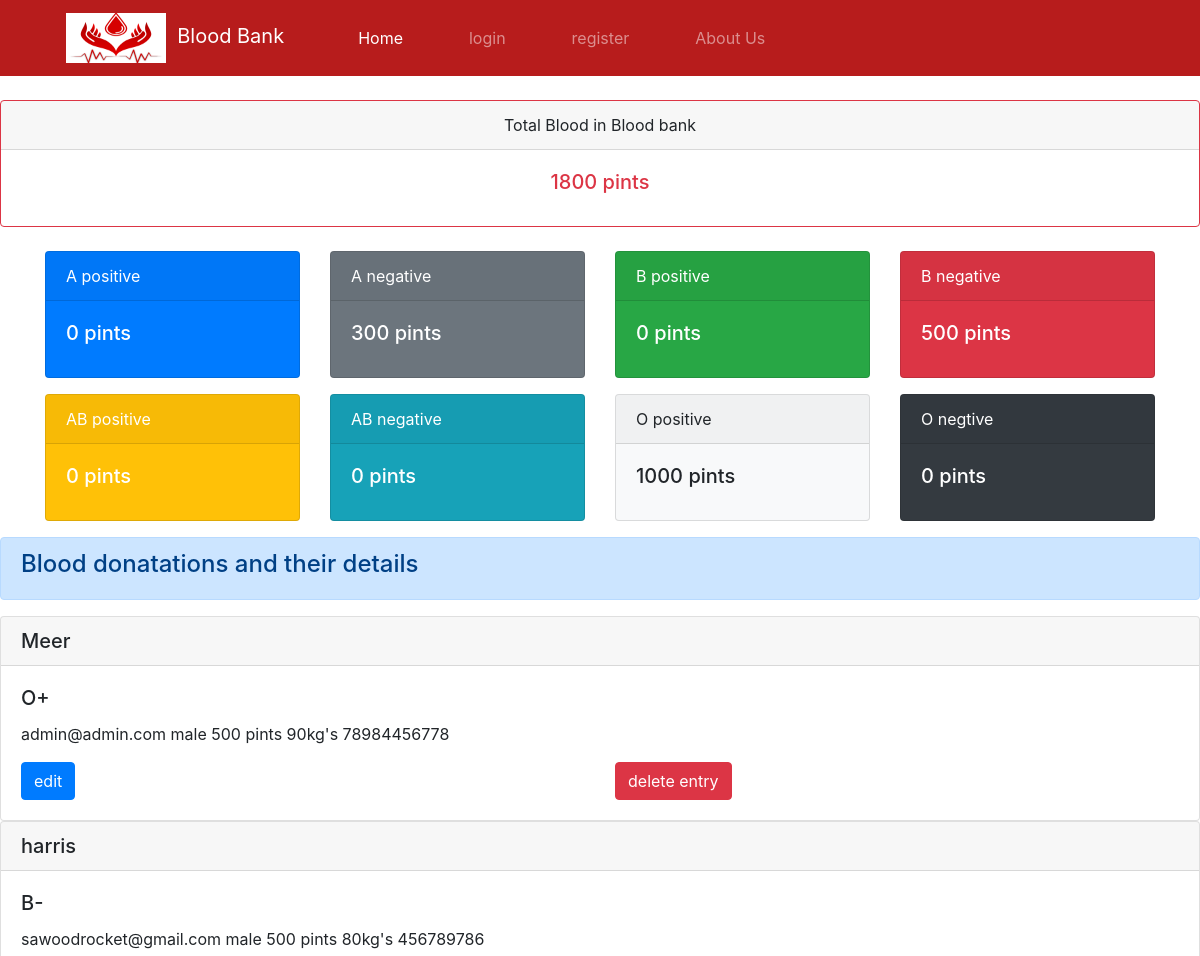
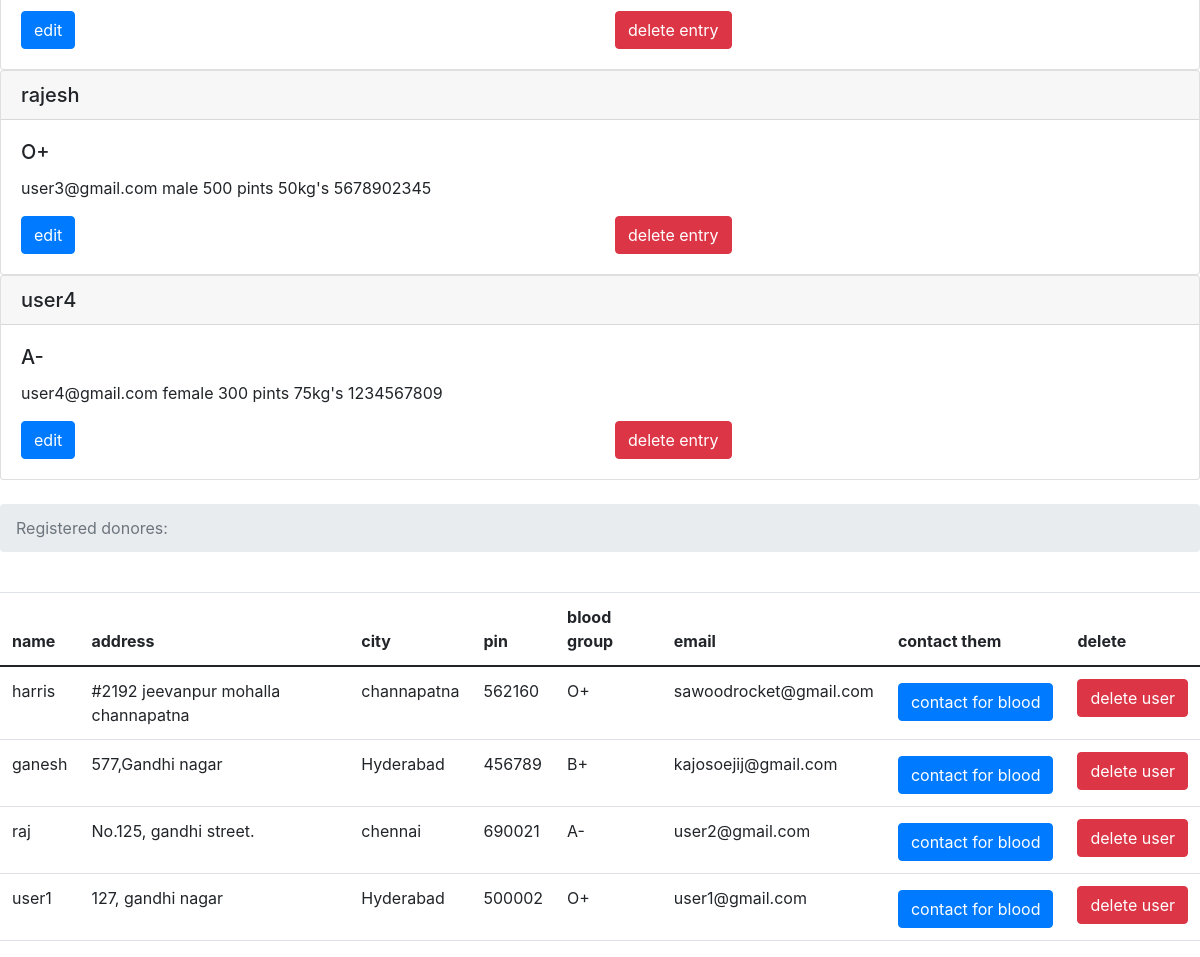
/dashboard, run on the app's committed database (2 pictures, top to bottom).
### tables this page shows
CREATE TABLE blood (id INTEGER PRIMARY KEY AUTOINCREMENT, type TEXT, donorname TEXT, donorsex TEXT, qty TEXT, dweight TEXT, donoremail TEXT, phone TEXT);

CREATE TABLE users (name TEXT, addr TEXT, city TEXT, pin TEXT, bg TEXT,email TEXT UNIQUE, pass TEXT);

### app.py (the view)
@app.route('/dashboard')
def dashboard():
   totalblood=0
   con = sqlite3.connect('database.db')
   con.row_factory = sqlite3.Row
   cur = con.cursor()
   cur.execute("select * from blood")
   rows = cur.fetchall();
   for row in rows:
       totalblood  += int(row['qty'])
   cur.execute("select * from users")
   users = cur.fetchall();
   Apositive=0
   Opositive=0
   Bpositive=0
   Anegative=0
   Onegative=0
   Bnegative=0
   ABpositive=0
   ABnegative = 0
   print(rows)
   cur.execute("select * from blood where type=?",('A+',))
   type = cur.fetchall();
   for a in type:
       Apositive += int(a['qty'])
   cur.execute("select * from blood where type=?",('A-',))
   type = cur.fetchall();
   for a in type:
       Anegative += int(a['qty'])
   cur.execute("select * from blood where type=?",('O+',))
   type = cur.fetchall();
   for a in type:
       Opositive += int(a['qty'])
   cur.execute("select * from blood where type=?",('O-',))
   type = cur.fetchall();
   for a in type:
       Onegative += int(a['qty'])
   cur.execute("select * from blood where type=?",('B+',))
   type = cur.fetchall();
   for a in type:
       Bpositive += int(a['qty'])
   cur.execute("select * from blood where type=?",('B-',))
   type = cur.fetchall();
   for a in type:
       Bnegative += int(a['qty'])
   cur.execute("select * from blood where type=?",('AB+',))
   type = cur.fetchall();
   for a in type:
       ABpositive += int(a['qty'])
   cur.execute("select * from blood where type=?",('AB-',))
   type = cur.fetchall();
   for a in type:
       ABnegative += int(a['qty'])
   bloodtypestotal = {'apos': Apositive,'aneg':Anegative,'opos':Opositive,'oneg':Onegative,'bpos':Bpositive,'bneg':Bnegative,'abpos':ABpositive,'abneg':ABnegative}
   return render_template("requestdonors.html",rows = rows,totalblood = totalblood,users=users,bloodtypestotal=bloodtypestotal)

### templates/requestdonors.html (shortened to what this page needs)
<!doctype html>
{% extends "base.html" %}
{% block content %}
    <br>
    <div class="card border-danger text-center">
      <div class="card-header">Total Blood in Blood bank</div>
      <div class="card-body text-danger">
        <h5 class="card-title"><span class='numscroller' data-min='1' data-max='{{totalblood}}' data-delay='5' data-increment='10'>{{totalblood}}</span> pints</h5>
      </div>
    </div>
<br>
        <div class="container">
  <div class="row">
    <div class="col"><div class="card text-white bg-primary mb-3" style="max-width: 18rem;">
      <div class="card-header">A positive</div>
    <div class="card-body">
      <h5 class="card-title"><span class='numscroller' data-min='1' data-max='{{bloodtypestotal.apos}}' data-delay='5' data-increment='10'>{{bloodtypestotal.apos}}</span> pints</h5>
    </div>
  </div></div>
    <div class="col"><div class="card text-white bg-secondary mb-3" style="max-width: 18rem;">
      <div class="card-header">A negative</div>
    <div class="card-body">
      <h5 class="card-title"><span class="count"><span class='numscroller' data-min='1' data-max='{{bloodtypestotal.aneg}}' data-delay='5' data-increment='10'>{{bloodtypestotal.aneg}}</span></span> pints</h5>
    </div>
    </div></div>
    <div class="col"><div class="card text-white bg-success mb-3" style="max-width: 18rem;">
      <div class="card-header">B positive</div>
    <div class="card-body">
      <h5 class="card-title"><span class='numscroller' data-min='1' data-max='{{bloodtypestotal.bpos}}' data-delay='5' data-increment='10'>{{bloodtypestotal.bpos}}</span> pints</h5>
    </div>
    </div></div>
    <div class="col"><div class="card text-white bg-danger mb-3" style="max-width: 18rem;">
      <div class="card-header">B negative</div>
    <div class="card-body">
      <h5 class="card-title"><span class='numscroller' data-min='1' data-max='{{bloodtypestotal.bneg}}' data-delay='5' data-increment='10'>{{bloodtypestotal.bneg}}</span> pints</h5>
    </div>
    </div></div>
    <div class="col"><div class="card text-white bg-warning mb-3" style="max-width: 18rem;">
      <div class="card-header">AB positive</div>
    <div class="card-body">
      <h5 class="card-title"><span class='numscroller' data-min='1' data-max='{{bloodtypestotal.abpos}}' data-delay='5' data-increment='10'>{{bloodtypestotal.abpos}}</span> pints</h5>
    </div>
    </div></div>
    <div class="col"><div class="card text-white bg-info mb-3" style="max-width: 18rem;">
      <div class="card-header">AB negative</div>
    <div class="card-body">
      <h5 class="card-title"><span class="count"><span class='numscroller' data-min='1' data-max='{{bloodtypestotal.abneg}}' data-delay='5' data-increment='10'>{{bloodtypestotal.abneg}}</span></span> pints</h5>
    </div>
    </div></div>
    <div class="col"><div class="card bg-light mb-3" style="max-width: 18rem;">
      <div class="card-header">O positive</div>
    <div class="card-body">
      <h5 class="card-title"><span class="count"><span class='numscroller' data-min='1' data-max='{{bloodtypestotal.opos}}' data-delay='5' data-increment='10'>{{bloodtypestotal.opos}}</span> pints</h5>
    </div>
    </div></div>
    <div class="col"><div class="card text-white bg-dark mb-3" style="max-width: 18rem;">
      <div class="card-header">O negtive</div>
    <div class="card-body">
      <h5 class="card-title"><span class="count"><span class='numscroller' data-min='1' data-max='{{bloodtypestotal.oneg}}' data-delay='5' data-increment='10'>{{bloodtypestotal.oneg}}</span> pints</h5>
    </div>
    </div></div>
  </div>
</div>
<div class="alert alert-primary" role="alert">
  <h4>Blood donatations and their details</h4>
</div>
         {% for row in rows %}
           <div class="card">
             <h5 class="card-header">{{row["donorname"]}}</h5>
             <div class="card-body">
               <h5 class="card-title">{{row["type"]}}</h5>
               <p class="card-text">{{ row["donoremail"]}}
               {{row['donorsex']}}
               {{row['qty']}} pints
               {{row['dweight']}}kg's
               {{row['phone']}}</p>
               <div class="row">
    <div class="col">
      <form action="{{url_for('editdonor',id=row['id'])}}" method="GET">
      <input type="submit" class="btn btn-primary" name="button" value="edit"/>
      </form>
    </div>
    <div class="col">
      <form action="{{url_for('deletebloodentry',id=row['id'])}}" method="GET">
      <input type="submit" name="button" class="btn btn-danger" value="delete entry"/>
      </form>
    </div>
  </div>
             </div>
           </div>
         {% endfor %}
<br>
         <nav aria-label="breadcrumb">
           <ol class="breadcrumb">
             <li class="breadcrumb-item active" aria-current="page">  Registered donores:</li>
           </ol>
         </nav>
<br>
        <table class="table">
          <thead>
    <tr>
      <th scope="col">name</th>
      <th scope="col">address</th>
      <th scope="col">city</th>
      <th scope="col">pin</th>
      <th scope="col">blood group</th>
      <th scope="col">email</th>
      <th scope="col">contact them</th>
      <th scope="col">delete</th>
    </tr>
  </thead>
           {% for r in users %}
              <tr>
                 <td>{{r["name"]}}</td>
                 <td>{{r["addr"]}}</td>
                 <td> {{ r["city"]}}</td>
                 <td>{{r['pin']}}</td>
                 <td>{{r['bg']}}</td>
                 <td>{{r['email']}}</td>
                 <td><button type="button" class="btn btn-primary mt-1" data-toggle="modal" data-target="#exampleModalCenter">
    contact for blood
  </button>
</td>
                 <td><a href = "{{url_for('deleteuser',useremail=r['email'])}}" class="btn btn-danger">delete user</a></td>
              </tr>
           {% endfor %}
           {% endblock %}

### templates/base.html (shortened to what this page needs)
<html>
    <head>
      <link
        href="https://cdn.jsdelivr.net/npm/bootstrap@5.0.2/dist/css/bootstrap.min.css"
        rel="stylesheet"
      />
      <link
        rel="stylesheet"
        href="https://cdnjs.cloudflare.com/ajax/libs/font-awesome/6.4.2/css/all.min.css"
      />
        <link rel="stylesheet" href="https://stackpath.bootstrapcdn.com/bootstrap/4.1.3/css/bootstrap.min.css">
    </head>
    <body>
      {% if session['admin'] == True %}
      <nav class="navbar navbar-expand-lg navbar-dark" style="background-color: #b71c1c;">
        <button class="navbar-toggler" type="button" data-toggle="collapse" data-target="#navbarSupportedContent" aria-controls="navbarSupportedContent" aria-expanded="false" aria-label="Toggle navigation">
          <span class="navbar-toggler-icon"></span>
        </button>
      <div class="collapse navbar-collapse" id="navbarNav" style="margin-left: 50px;">
        <a class="navbar-brand" href="/"> <img src="static/images/blood_bank_logo.png" alt=""  height="50px" width="100px"> &nbsp;Blood Bank</a>
      <ul class="navbar-nav mr-auto">
        <li class="nav-item active">
          <a class="nav-link" href="/">Home <span class="sr-only">(current)</span></a>
        </li>
      <li class="nav-item active">
        <a class="nav-link" href="/dashboard">Dashboard</a>
      </li>
      <li class="nav-item active">
        <a class="nav-link" href="/bloodbank">add blood</a>
      </li>
      <li class="nav-item active">
        <a class="nav-link" href="/#about">About Us</a>
      </li>
      </ul>
      <ul class="navbar-nav ml-auto">
        <li class="nav-item">
          <a class="nav-link" href="{{url_for('logout')}}">logout</a>
        </li>
        </ul>
    </div>
  </nav>
      {%else%}
      <nav class="navbar navbar-expand-lg navbar-dark" style="background-color: #b71c1c;">
      <div class="collapse navbar-collapse" id="navbarNav" style="margin-left: 50px;">
        <a class="navbar-brand" href="/"> <img src="static/images/blood_bank_logo.png" alt="" height="50px" width="100px"> &nbsp;Blood Bank</a>
      <ul class="navbar-nav mr-auto">
        <li class="nav-item active">
          <a class="nav-link" href="/">Home <span class="sr-only">(current)</span></a>
        </li>
      <li class="nav-item">
        <a class="nav-link" href="/login">login</a>
      </li>
      <li class="nav-item">
        <a class="nav-link" href="{{url_for('add')}}">register</a>
      </li>
      <li class="nav-item">
        <a class="nav-link" href="{{url_for('index')}}#about">About Us</a>
      </li>
    </ul>
  </div>
</nav>
    {%endif%}
          {% block content %}
           {% endblock %}
      </body>
</html>

### templates/base.html (style rules this page uses)
.nav-item { padding-left: 50px; }

### data on the page
blood: donorname "Meer", type "O+", donoremail "admin@admin.com", donorsex "male", qty "500", dweight "90", phone "78984456778"
blood: donorname "harris", type "B-", donoremail "sawoodrocket@gmail.com", donorsex "male", qty "500", dweight "80", phone "456789786"
blood: donorname "rajesh", type "O+", donoremail "user3@gmail.com", donorsex "male", qty "500", dweight "50", phone "5678902345"
blood: donorname "user4", type "A-", donoremail "user4@gmail.com", donorsex "female", qty "300", dweight "75", phone "1234567809"
users: name "harris", addr "#2192 jeevanpur mohalla channapatna", city "channapatna", pin "562160", bg "O+", email "sawoodrocket@gmail.com"
users: name "ganesh", addr "577,Gandhi nagar", city "Hyderabad", pin "456789", bg "B+", email "kajosoejij@gmail.com"
users: name "raj", addr "No.125, gandhi street.", city "chennai", pin "690021", bg "A-", email "user2@gmail.com"
users: name "user1", addr "127, gandhi nagar", city "Hyderabad", pin "500002", bg "O+", email "user1@gmail.com"

### other printed values
{{ totalblood }} "1800"
{{ bloodtypestotal.apos }} "0"
{{ bloodtypestotal.aneg }} "300"
{{ bloodtypestotal.bpos }} "0"
{{ bloodtypestotal.bneg }} "500"
{{ bloodtypestotal.abpos }} "0"
{{ bloodtypestotal.abneg }} "0"
{{ bloodtypestotal.opos }} "1000"
{{ bloodtypestotal.oneg }} "0"
